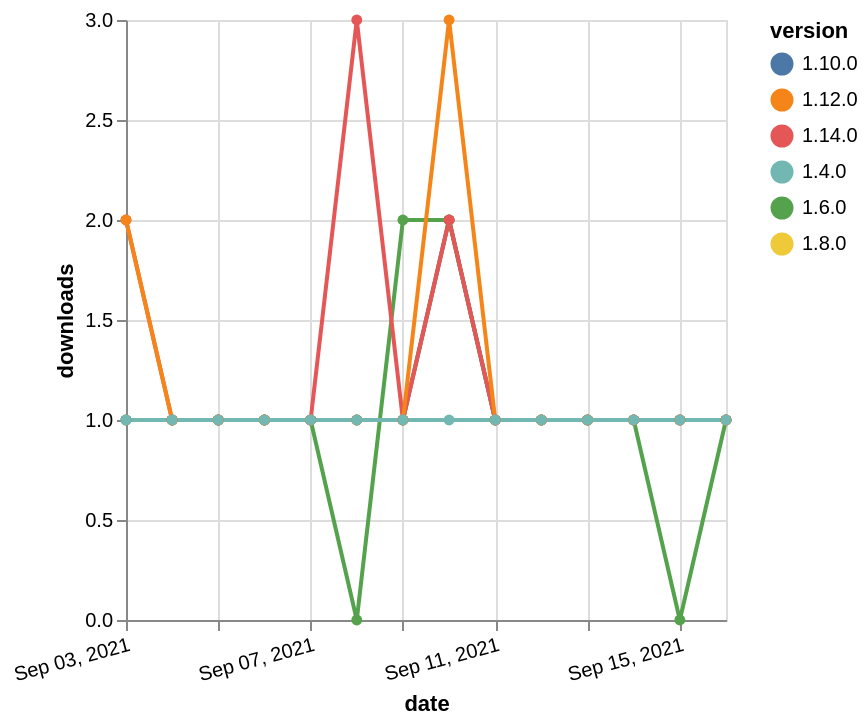

The Vega-Lite source for this figure:
### Vega-Lite specification from a JSON file in a GitHub repository (floating-point values rounded to 4 significant figures)
{"$schema": "https://vega.github.io/schema/vega-lite/v5.json", "description": "A simple bar chart with embedded data.", "data": {"values": [{"date": "2021-09-03", "total": 182, "delta": 1, "version": "1.6.0"}, {"date": "2021-09-04", "total": 183, "delta": 1, "version": "1.6.0"}, {"date": "2021-09-05", "total": 184, "delta": 1, "version": "1.6.0"}, {"date": "2021-09-06", "total": 185, "delta": 1, "version": "1.6.0"}, {"date": "2021-09-07", "total": 186, "delta": 1, "version": "1.6.0"}, {"date": "2021-09-08", "total": 186, "delta": 0, "version": "1.6.0"}, {"date": "2021-09-09", "total": 188, "delta": 2, "version": "1.6.0"}, {"date": "2021-09-10", "total": 190, "delta": 2, "version": "1.6.0"}, {"date": "2021-09-11", "total": 191, "delta": 1, "version": "1.6.0"}, {"date": "2021-09-12", "total": 192, "delta": 1, "version": "1.6.0"}, {"date": "2021-09-13", "total": 193, "delta": 1, "version": "1.6.0"}, {"date": "2021-09-14", "total": 194, "delta": 1, "version": "1.6.0"}, {"date": "2021-09-15", "total": 194, "delta": 0, "version": "1.6.0"}, {"date": "2021-09-16", "total": 195, "delta": 1, "version": "1.6.0"}, {"date": "2021-09-03", "total": 169, "delta": 1, "version": "1.8.0"}, {"date": "2021-09-04", "total": 170, "delta": 1, "version": "1.8.0"}, {"date": "2021-09-05", "total": 171, "delta": 1, "version": "1.8.0"}, {"date": "2021-09-06", "total": 172, "delta": 1, "version": "1.8.0"}, {"date": "2021-09-07", "total": 173, "delta": 1, "version": "1.8.0"}, {"date": "2021-09-08", "total": 174, "delta": 1, "version": "1.8.0"}, {"date": "2021-09-09", "total": 175, "delta": 1, "version": "1.8.0"}, {"date": "2021-09-10", "total": 177, "delta": 2, "version": "1.8.0"}, {"date": "2021-09-11", "total": 178, "delta": 1, "version": "1.8.0"}, {"date": "2021-09-12", "total": 179, "delta": 1, "version": "1.8.0"}, {"date": "2021-09-13", "total": 180, "delta": 1, "version": "1.8.0"}, {"date": "2021-09-14", "total": 181, "delta": 1, "version": "1.8.0"}, {"date": "2021-09-15", "total": 182, "delta": 1, "version": "1.8.0"}, {"date": "2021-09-16", "total": 183, "delta": 1, "version": "1.8.0"}, {"date": "2021-09-03", "total": 148, "delta": 1, "version": "1.10.0"}, {"date": "2021-09-04", "total": 149, "delta": 1, "version": "1.10.0"}, {"date": "2021-09-05", "total": 150, "delta": 1, "version": "1.10.0"}, {"date": "2021-09-06", "total": 151, "delta": 1, "version": "1.10.0"}, {"date": "2021-09-07", "total": 152, "delta": 1, "version": "1.10.0"}, {"date": "2021-09-08", "total": 153, "delta": 1, "version": "1.10.0"}, {"date": "2021-09-09", "total": 154, "delta": 1, "version": "1.10.0"}, {"date": "2021-09-10", "total": 156, "delta": 2, "version": "1.10.0"}, {"date": "2021-09-11", "total": 157, "delta": 1, "version": "1.10.0"}, {"date": "2021-09-12", "total": 158, "delta": 1, "version": "1.10.0"}, {"date": "2021-09-13", "total": 159, "delta": 1, "version": "1.10.0"}, {"date": "2021-09-14", "total": 160, "delta": 1, "version": "1.10.0"}, {"date": "2021-09-15", "total": 161, "delta": 1, "version": "1.10.0"}, {"date": "2021-09-16", "total": 162, "delta": 1, "version": "1.10.0"}, {"date": "2021-09-03", "total": 119, "delta": 2, "version": "1.14.0"}, {"date": "2021-09-04", "total": 120, "delta": 1, "version": "1.14.0"}, {"date": "2021-09-05", "total": 121, "delta": 1, "version": "1.14.0"}, {"date": "2021-09-06", "total": 122, "delta": 1, "version": "1.14.0"}, {"date": "2021-09-07", "total": 123, "delta": 1, "version": "1.14.0"}, {"date": "2021-09-08", "total": 126, "delta": 3, "version": "1.14.0"}, {"date": "2021-09-09", "total": 127, "delta": 1, "version": "1.14.0"}, {"date": "2021-09-10", "total": 129, "delta": 2, "version": "1.14.0"}, {"date": "2021-09-11", "total": 130, "delta": 1, "version": "1.14.0"}, {"date": "2021-09-12", "total": 131, "delta": 1, "version": "1.14.0"}, {"date": "2021-09-13", "total": 132, "delta": 1, "version": "1.14.0"}, {"date": "2021-09-14", "total": 133, "delta": 1, "version": "1.14.0"}, {"date": "2021-09-15", "total": 134, "delta": 1, "version": "1.14.0"}, {"date": "2021-09-16", "total": 135, "delta": 1, "version": "1.14.0"}, {"date": "2021-09-03", "total": 164, "delta": 2, "version": "1.12.0"}, {"date": "2021-09-04", "total": 165, "delta": 1, "version": "1.12.0"}, {"date": "2021-09-05", "total": 166, "delta": 1, "version": "1.12.0"}, {"date": "2021-09-06", "total": 167, "delta": 1, "version": "1.12.0"}, {"date": "2021-09-07", "total": 168, "delta": 1, "version": "1.12.0"}, {"date": "2021-09-08", "total": 169, "delta": 1, "version": "1.12.0"}, {"date": "2021-09-09", "total": 170, "delta": 1, "version": "1.12.0"}, {"date": "2021-09-10", "total": 173, "delta": 3, "version": "1.12.0"}, {"date": "2021-09-11", "total": 174, "delta": 1, "version": "1.12.0"}, {"date": "2021-09-12", "total": 175, "delta": 1, "version": "1.12.0"}, {"date": "2021-09-13", "total": 176, "delta": 1, "version": "1.12.0"}, {"date": "2021-09-14", "total": 177, "delta": 1, "version": "1.12.0"}, {"date": "2021-09-15", "total": 178, "delta": 1, "version": "1.12.0"}, {"date": "2021-09-16", "total": 179, "delta": 1, "version": "1.12.0"}, {"date": "2021-09-03", "total": 207, "delta": 1, "version": "1.4.0"}, {"date": "2021-09-04", "total": 208, "delta": 1, "version": "1.4.0"}, {"date": "2021-09-05", "total": 209, "delta": 1, "version": "1.4.0"}, {"date": "2021-09-06", "total": 210, "delta": 1, "version": "1.4.0"}, {"date": "2021-09-07", "total": 211, "delta": 1, "version": "1.4.0"}, {"date": "2021-09-08", "total": 212, "delta": 1, "version": "1.4.0"}, {"date": "2021-09-09", "total": 213, "delta": 1, "version": "1.4.0"}, {"date": "2021-09-10", "total": 214, "delta": 1, "version": "1.4.0"}, {"date": "2021-09-11", "total": 215, "delta": 1, "version": "1.4.0"}, {"date": "2021-09-12", "total": 216, "delta": 1, "version": "1.4.0"}, {"date": "2021-09-13", "total": 217, "delta": 1, "version": "1.4.0"}, {"date": "2021-09-14", "total": 218, "delta": 1, "version": "1.4.0"}, {"date": "2021-09-15", "total": 219, "delta": 1, "version": "1.4.0"}, {"date": "2021-09-16", "total": 220, "delta": 1, "version": "1.4.0"}]}, "width": "container", "mark": {"type": "line", "point": {"filled": true}}, "encoding": {"x": {"field": "date", "type": "temporal", "timeUnit": "yearmonthdate", "title": "date", "axis": {"labelAngle": -15}}, "y": {"field": "delta", "type": "quantitative", "title": "downloads"}, "color": {"field": "version", "type": "nominal"}, "tooltip": {"field": "delta"}}}
